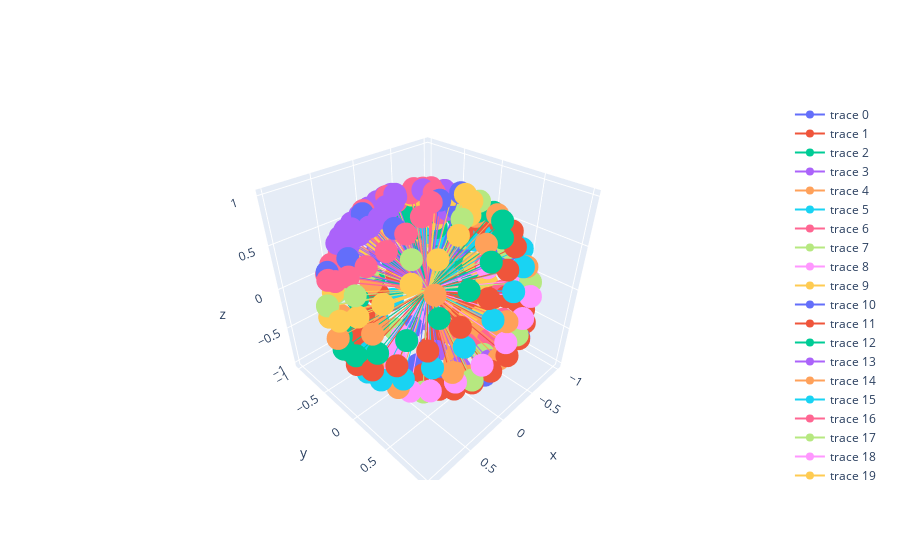

Notebook source saved alongside this figure:
### Code cell
xtheta = current_data[3]
ytheta = current_data[4]
ztheta = current_data[5]

R = EulerAngle(xtheta,ytheta,ztheta)
print(R)

origin = [0,0,0]
vectorx = np.asarray([R[0,0],R[1,0],R[2,0]])
vectory = np.asarray([R[0,1],R[1,1],R[2,1]])
vectorz = np.asarray([R[0,2],R[1,2],R[2,2]])

fig = go.Figure()
theta = np.linspace(0,2*pi,20)
phi = np.linspace(0,pi,10)
for i in range(0,len(theta)):
    for j in range(0,len(phi)):
        Rod_y = OrientMatixRotation(vectorx,vectory,theta[i])
#         fig = FigVec(fig,vectorx,Rod_y,vectorz)
        Rod_xy = OrientMatixRotation(Rod_y,vectorx,phi[j])
        Rod_y1 = OrientMatixRotation(Rod_xy,Rod_y,theta[i])
        fig = FigVec(fig,Rod_xy,Rod_y1,vectorz)
            

fig.show()
